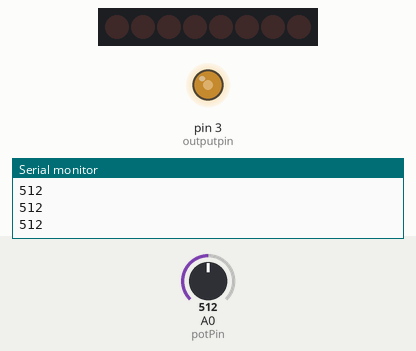
Simulated run of this sketch. Board: Arduino Uno, built with avr-gcc and run on an emulated ATmega328P. Parts: 8 shift-register outputs drawn as a row of LEDs (first output left, lit = HIGH), output pins drawn as LEDs (lit = HIGH), the last lines printed to the serial monitor. Wiring (inferred from the names in the program): shift register (74HC595): data pin 4; shift clock pin 6; latch pin 5. Wiring (inferred from the signals the program sends): row of LEDs: on Q0, Q1, Q2, Q3, Q4, Q5, Q6, Q7. Inputs (shaded band) come from the test bench; at power-on: A0 (potPin) = 512. Pins used as bus, display or sensor lines are not drawn.

Above: at 1.2 s.
1.3 s: A0 (potPin) set to 306
At 2.4 s:
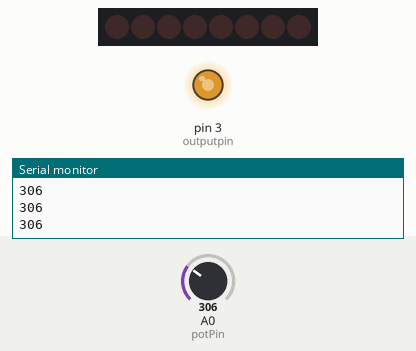
2.8 s: A0 (potPin) set to 1006
At 4.0 s:
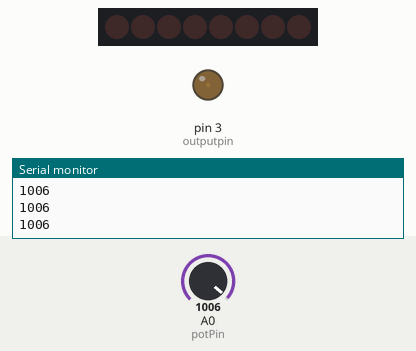
4.3 s: A0 (potPin) set to 1020
At 5.0 s:
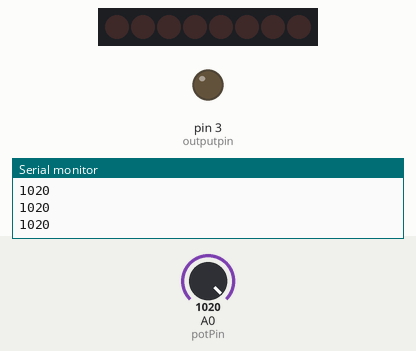
5.8 s: A0 (potPin) set to 122
At 6.4 s:
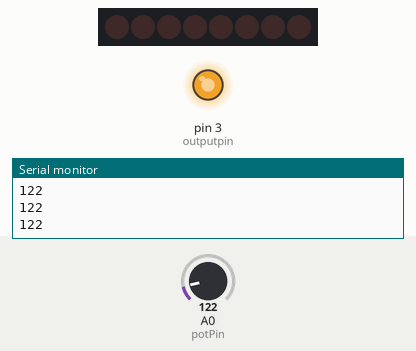
7.3 s: A0 (potPin) set to 1023
At 8.3 s:
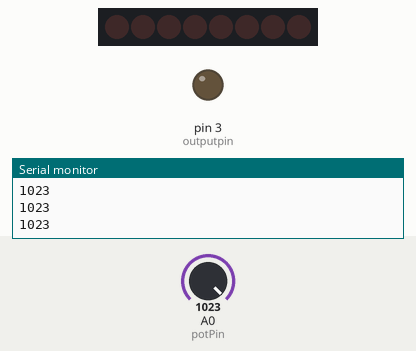
Timing chart, 0 to 9.8 s (numbered marks = the images above; inputs shaded):
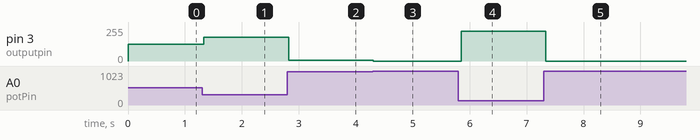

Measured:
- after the input at 1.3 s, pin 3 (outputpin): 127/255 → 179/255 at once
- after the input at 2.8 s, pin 3 (outputpin): 179/255 → 4/255 at once
- after the input at 4.3 s, pin 3 (outputpin): 4/255 → 0/255 at once
- after the input at 5.8 s, pin 3 (outputpin): 0/255 → 225/255 after 0.05 s
- after the input at 7.3 s, pin 3 (outputpin): 225/255 → 0/255 at once

The sketch:

shiftregister.ino
```cpp
/*
Adafruit Arduino - Lesson 4. 8 LEDs and a Shift Register
*/

int latchPin = 5;
int clockPin = 6;
int dataPin = 4;
int potPin = A0;
int potvalue= 0;
int outputpin = 3;

byte leds = 0;

void setup()

{
  pinMode(latchPin, OUTPUT);
  pinMode(dataPin, OUTPUT);
  pinMode(clockPin, OUTPUT);
  Serial.begin(9600);
}

void loop()
{
  potvalue = analogRead(potPin);

  leds = 0;
  Serial.println(potvalue);
  setBrightness(potvalue/4);
  updateShiftRegister();
  for (int i = 0; i<8;i++)
  {
    bitSet(leds, i);
    updateShiftRegister();
  }
 delay(50);
}


void setBrightness(byte brightness){
  analogWrite(3, 255-brightness);
}

void updateShiftRegister()
{
   digitalWrite(latchPin, LOW);
   shiftOut(dataPin, clockPin, LSBFIRST, leds);
   digitalWrite(latchPin, HIGH);
}
```
